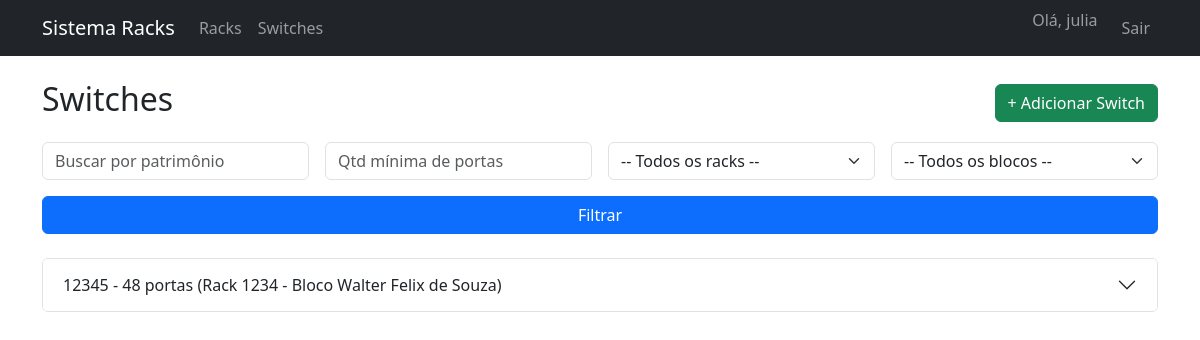
/inventario/switches/ (signed in), run on an earlier commit of the app's database.
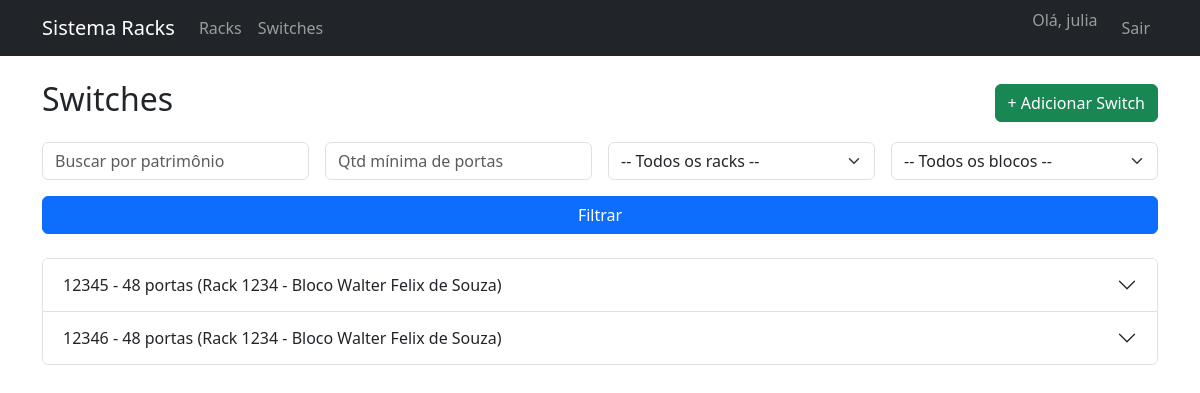
And on a later commit of the database.
### inventario/models.py (models this page shows, shortened)
class Switch(models.Model):
    id = models.AutoField(primary_key=True)
    num_patrimonio = models.CharField(max_length=50, unique=True)
    quantidade_portas = models.IntegerField()
    id_rack = models.ForeignKey(Rack, on_delete=models.CASCADE, related_name="switches")

class Rack(models.Model):
    id = models.AutoField(primary_key=True)
    num_patrimonio = models.CharField(max_length=50, unique=True)
    capacidade_u = models.IntegerField()
    sala = models.CharField(max_length=100)
    id_bloco = models.ForeignKey(Bloco, on_delete=models.CASCADE, related_name="racks")

class Bloco(models.Model):
    nome_bloco = models.CharField(max_length=100)

### inventario/views.py (the view)
# urls.py: path("switches/", views.switch_list, name="switch_list"),
@login_required
def switch_list(request):
    switches = Switch.objects.all()
    racks = Rack.objects.all()
    blocos = Bloco.objects.all()
    q = request.GET.get("q")
    portas = request.GET.get("portas")
    rack_id = request.GET.get("rack")
    bloco_id = request.GET.get("bloco")
    if q:
        switches = switches.filter(num_patrimonio__icontains=q)
    if portas:
        switches = switches.filter(quantidade_portas__gte=portas)
    if rack_id:
        switches = switches.filter(id_rack__id=rack_id)
    if bloco_id:
        switches = switches.filter(id_rack__id_bloco__id=bloco_id)
    return render(request, "switch_list.html", {
        "switches": switches,
        "racks": racks,
        "blocos": blocos,
    })

### templates/switch_list.html (shortened to what this page needs)
{% extends "base.html" %}
{% block content %}
<div class="d-flex justify-content-between align-items-center mb-3">
    <h2>Switches</h2>
    <a href="{% url 'switch_create' %}" class="btn btn-success">+ Adicionar Switch</a>
</div>
<form method="get" class="row g-3 mb-4">
    <div class="col-md-3">
        <input type="text" name="q" class="form-control" placeholder="Buscar por patrimônio"
               value="{{ request.GET.q }}">
    </div>
    <div class="col-md-3">
        <input type="number" name="portas" class="form-control" placeholder="Qtd mínima de portas"
               value="{{ request.GET.portas }}">
    </div>
    <div class="col-md-3">
        <select name="rack" class="form-select">
            <option value="">-- Todos os racks --</option>
        </select>
    </div>
    <div class="col-md-3">
        <select name="bloco" class="form-select">
            <option value="">-- Todos os blocos --</option>
        </select>
    </div>
    <div class="col-md-12 d-grid">
        <button type="submit" class="btn btn-primary">Filtrar</button>
    </div>
</form>
<div class="accordion" id="switchAccordion">
    {% for switch in switches %}
    <div class="accordion-item">
        <h2 class="accordion-header" id="heading{{ switch.id }}">
            <button class="accordion-button collapsed" type="button" data-bs-toggle="collapse"
                    data-bs-target="#collapse{{ switch.id }}" aria-expanded="false">
                {{ switch.num_patrimonio }} - {{ switch.quantidade_portas }} portas
                (Rack {{ switch.id_rack.num_patrimonio }} - {{ switch.id_rack.id_bloco.nome_bloco }})
            </button>
        </h2>
    </div>
    {% empty %}
    <div class="alert alert-info">Nenhum switch cadastrado.</div>
    {% endfor %}
</div>
{% endblock %}

What changed in the data, as far as the page shows it:
added Switch: num_patrimonio "12346", quantidade_portas "48", id_rack.num_patrimonio "1234", id_rack.id_bloco.nome_bloco "Bloco Walter Felix de Souza"
